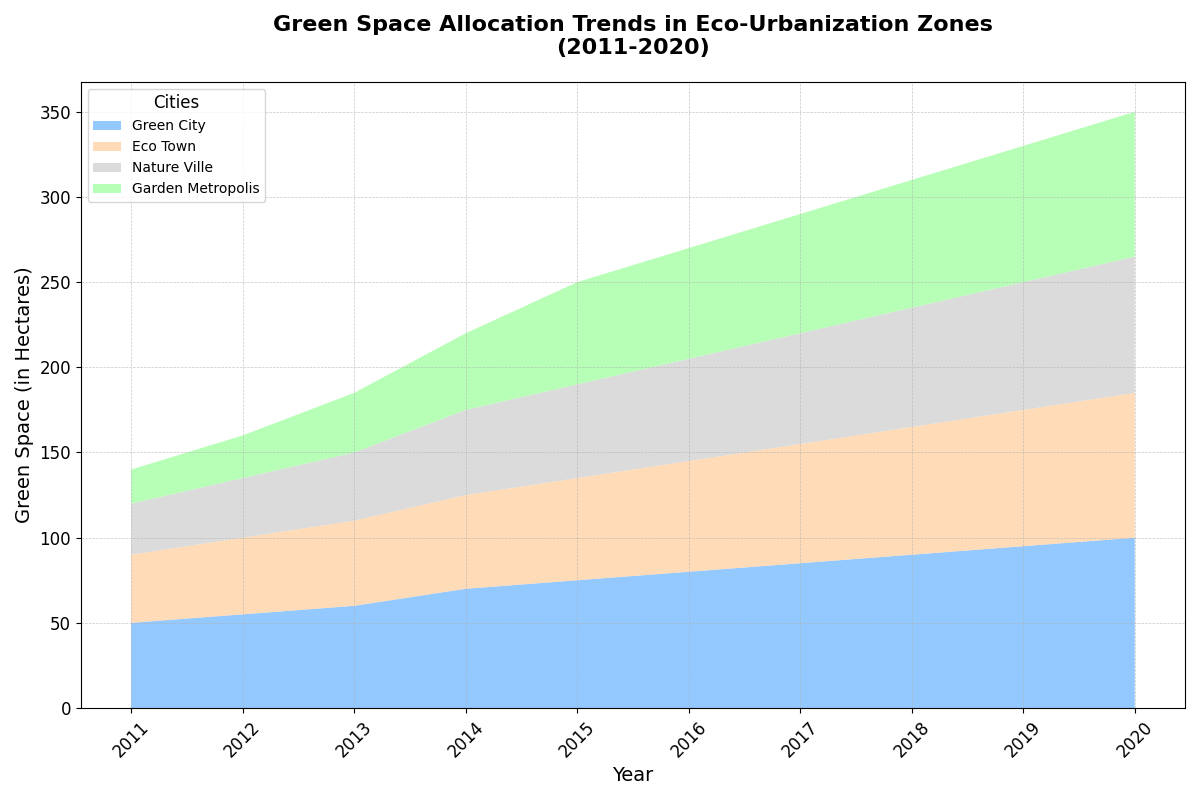

The Python source for this figure:
import matplotlib.pyplot as plt
import numpy as np

years = np.arange(2011, 2021)

# Removed 'Oasis Hub' from the data table
green_space = {
    'Green City': np.array([50, 55, 60, 70, 75, 80, 85, 90, 95, 100]),
    'Eco Town': np.array([40, 45, 50, 55, 60, 65, 70, 75, 80, 85]),
    'Nature Ville': np.array([30, 35, 40, 50, 55, 60, 65, 70, 75, 80]),
    'Garden Metropolis': np.array([20, 25, 35, 45, 60, 65, 70, 75, 80, 85])
}

# Adjusted the colors array to match the number of cities
colors = ['#66b3ff', '#ffcc99', '#cccccc', '#99ff99']

plt.figure(figsize=(12, 8))
plt.stackplot(years, green_space.values(), labels=green_space.keys(), colors=colors, alpha=0.7)

plt.title('Green Space Allocation Trends in Eco-Urbanization Zones\n(2011-2020)', fontsize=16, weight='bold', pad=20)
plt.xlabel('Year', fontsize=14)
plt.ylabel('Green Space (in Hectares)', fontsize=14)
plt.xticks(years, rotation=45)
plt.grid(True, linestyle='--', linewidth=0.5, alpha=0.7)
plt.tick_params(axis='both', which='major', labelsize=12)
plt.legend(title='Cities', title_fontsize=12, fontsize=10, loc='upper left')
plt.tight_layout()
plt.show()
